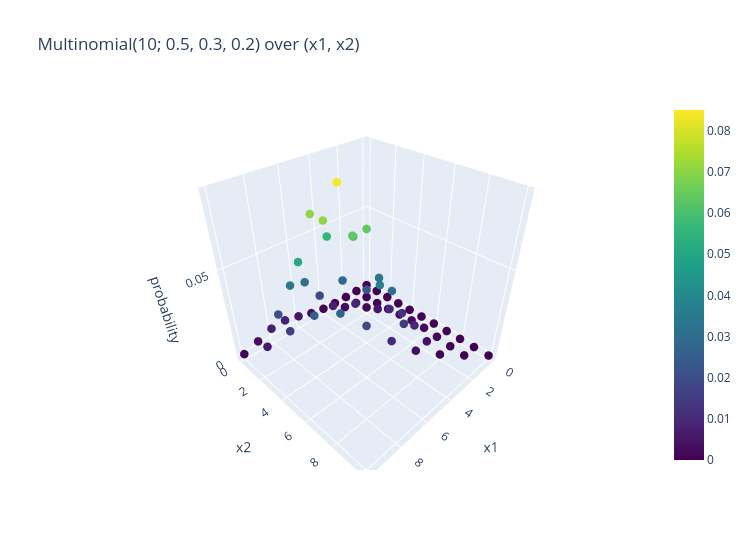

The notebook cell this image was saved under:
### Markdown cell above
### 8.2 Interactive Plotly version
Markers sit over the simplex points (x1, x2); height and color show the probability. Drag to rotate, hover for the values.

### Code cell
x3_array = n - x1_array - x2_array
fig = go.Figure(go.Scatter3d(
    x=x1_array, y=x2_array, z=heights, mode="markers",
    marker=dict(size=5, color=heights, colorscale="Viridis", showscale=True),
    text=[f"x3 = {v}" for v in x3_array]))
fig.update_layout(title="Multinomial(10; 0.5, 0.3, 0.2) over (x1, x2)", width=750, height=550,
                  scene=dict(xaxis_title="x1", yaxis_title="x2", zaxis_title="probability"))
fig.show()

### Figure 1 — Plotly figure (JSON) as saved in the notebook; plotly's stock layout.template omitted (floating-point values rounded to 4 significant figures)
{"data": [{"marker": {"color": [1.024e-07, 1.536e-06, 1.037e-05, 4.147e-05, 0.0001089, 0.000196, 0.0002449, 0.00021, 0.0001181, 3.937e-05, 5.905e-06, 2.56e-06, 3.456e-05, 0.0002074, 0.0007258, 0.001633, 0.002449, 0.002449, 0.001575, 0.0005905, 9.842e-05, 2.88e-05, 0.0003456, 0.001814, 0.005443, 0.01021, 0.01225, 0.009185, 0.003937, 0.0007381, 0.000192, 0.002016, 0.009072, 0.02268, 0.03402, 0.03062, 0.01531, 0.003281, 0.00084, 0.00756, 0.02835, 0.0567, 0.06379, 0.03827, 0.009568, 0.00252, 0.0189, 0.0567, 0.08505, 0.06379, 0.01914, 0.00525, 0.0315, 0.07088, 0.07087, 0.02658, 0.0075, 0.03375, 0.05063, 0.02531, 0.007031, 0.02109, 0.01582, 0.003906, 0.005859, 0.0009766], "colorscale": [[0.0, "#440154"], [0.1111, "#482878"], [0.2222, "#3e4989"], [0.3333, "#31688e"], [0.4444, "#26828e"], [0.5556, "#1f9e89"], [0.6667, "#35b779"], [0.7778, "#6ece58"], [0.8889, "#b5de2b"], [1.0, "#fde725"]], "showscale": true, "size": 5}, "mode": "markers", "text": ["x3 = 10", "x3 = 9", "x3 = 8", "x3 = 7", "x3 = 6", "x3 = 5", "x3 = 4", "x3 = 3", "x3 = 2", "x3 = 1", "x3 = 0", "x3 = 9", "x3 = 8", "x3 = 7", "x3 = 6", "x3 = 5", "x3 = 4", "x3 = 3", "x3 = 2", "x3 = 1", "x3 = 0", "x3 = 8", "x3 = 7", "x3 = 6", "x3 = 5", "x3 = 4", "x3 = 3", "x3 = 2", "x3 = 1", "x3 = 0", "x3 = 7", "x3 = 6", "x3 = 5", "x3 = 4", "x3 = 3", "x3 = 2", "x3 = 1", "x3 = 0", "x3 = 6", "x3 = 5", "x3 = 4", "x3 = 3", "x3 = 2", "x3 = 1", "x3 = 0", "x3 = 5", "x3 = 4", "x3 = 3", "x3 = 2", "x3 = 1", "x3 = 0", "x3 = 4", "x3 = 3", "x3 = 2", "x3 = 1", "x3 = 0", "x3 = 3", "x3 = 2", "x3 = 1", "x3 = 0", "x3 = 2", "x3 = 1", "x3 = 0", "x3 = 1", "x3 = 0", "x3 = 0"], "type": "scatter3d", "x": [0, 0, 0, 0, 0, 0, 0, 0, 0, 0, 0, 1, 1, 1, 1, 1, 1, 1, 1, 1, 1, 2, 2, 2, 2, 2, 2, 2, 2, 2, 3, 3, 3, 3, 3, 3, 3, 3, 4, 4, 4, 4, 4, 4, 4, 5, 5, 5, 5, 5, 5, 6, 6, 6, 6, 6, 7, 7, 7, 7, 8, 8, 8, 9, 9, 10], "y": [0, 1, 2, 3, 4, 5, 6, 7, 8, 9, 10, 0, 1, 2, 3, 4, 5, 6, 7, 8, 9, 0, 1, 2, 3, 4, 5, 6, 7, 8, 0, 1, 2, 3, 4, 5, 6, 7, 0, 1, 2, 3, 4, 5, 6, 0, 1, 2, 3, 4, 5, 0, 1, 2, 3, 4, 0, 1, 2, 3, 0, 1, 2, 0, 1, 0], "z": [1.024e-07, 1.536e-06, 1.037e-05, 4.147e-05, 0.0001089, 0.000196, 0.0002449, 0.00021, 0.0001181, 3.937e-05, 5.905e-06, 2.56e-06, 3.456e-05, 0.0002074, 0.0007258, 0.001633, 0.002449, 0.002449, 0.001575, 0.0005905, 9.842e-05, 2.88e-05, 0.0003456, 0.001814, 0.005443, 0.01021, 0.01225, 0.009185, 0.003937, 0.0007381, 0.000192, 0.002016, 0.009072, 0.02268, 0.03402, 0.03062, 0.01531, 0.003281, 0.00084, 0.00756, 0.02835, 0.0567, 0.06379, 0.03827, 0.009568, 0.00252, 0.0189, 0.0567, 0.08505, 0.06379, 0.01914, 0.00525, 0.0315, 0.07088, 0.07087, 0.02658, 0.0075, 0.03375, 0.05063, 0.02531, 0.007031, 0.02109, 0.01582, 0.003906, 0.005859, 0.0009766]}], "layout": {"height": 550, "scene": {"xaxis": {"title": {"text": "x1"}}, "yaxis": {"title": {"text": "x2"}}, "zaxis": {"title": {"text": "probability"}}}, "title": {"text": "Multinomial(10; 0.5, 0.3, 0.2) over (x1, x2)"}, "width": 750}}
